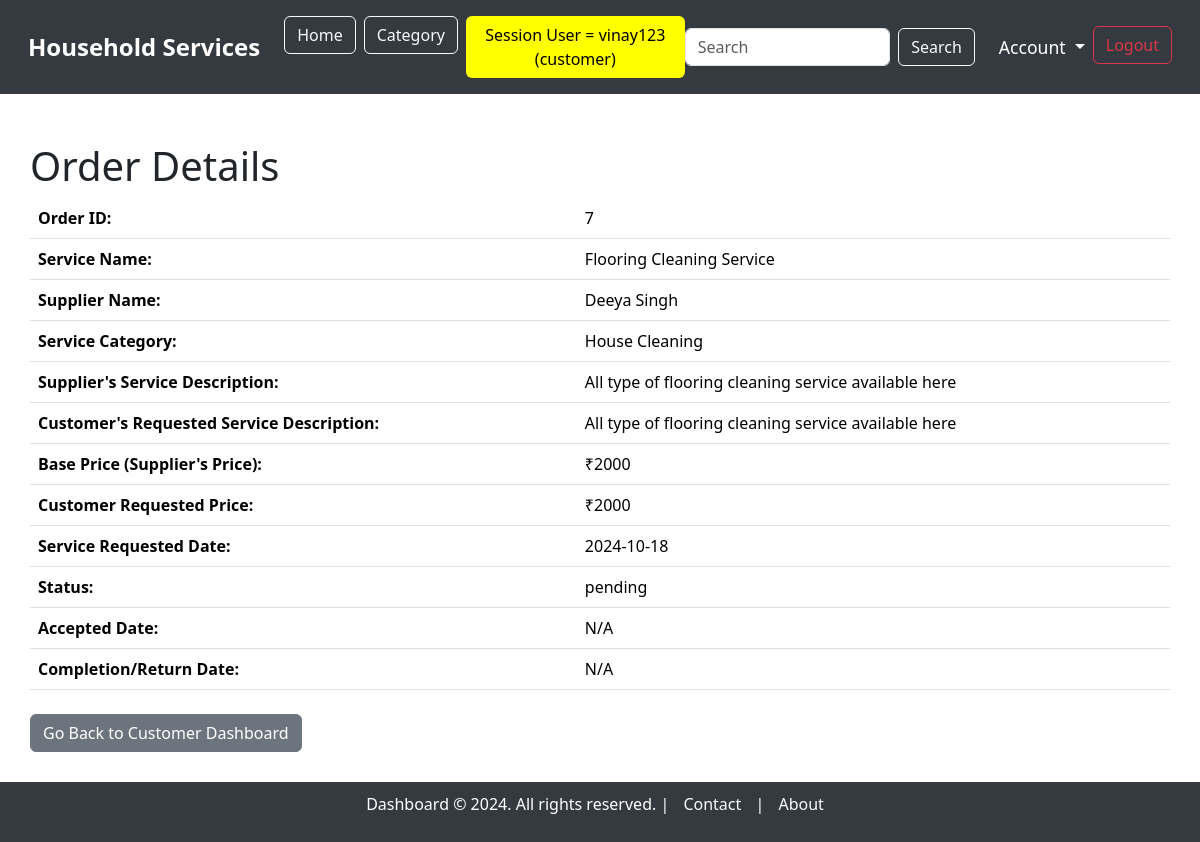
The app's page /order_details/7 (signed in), older data.
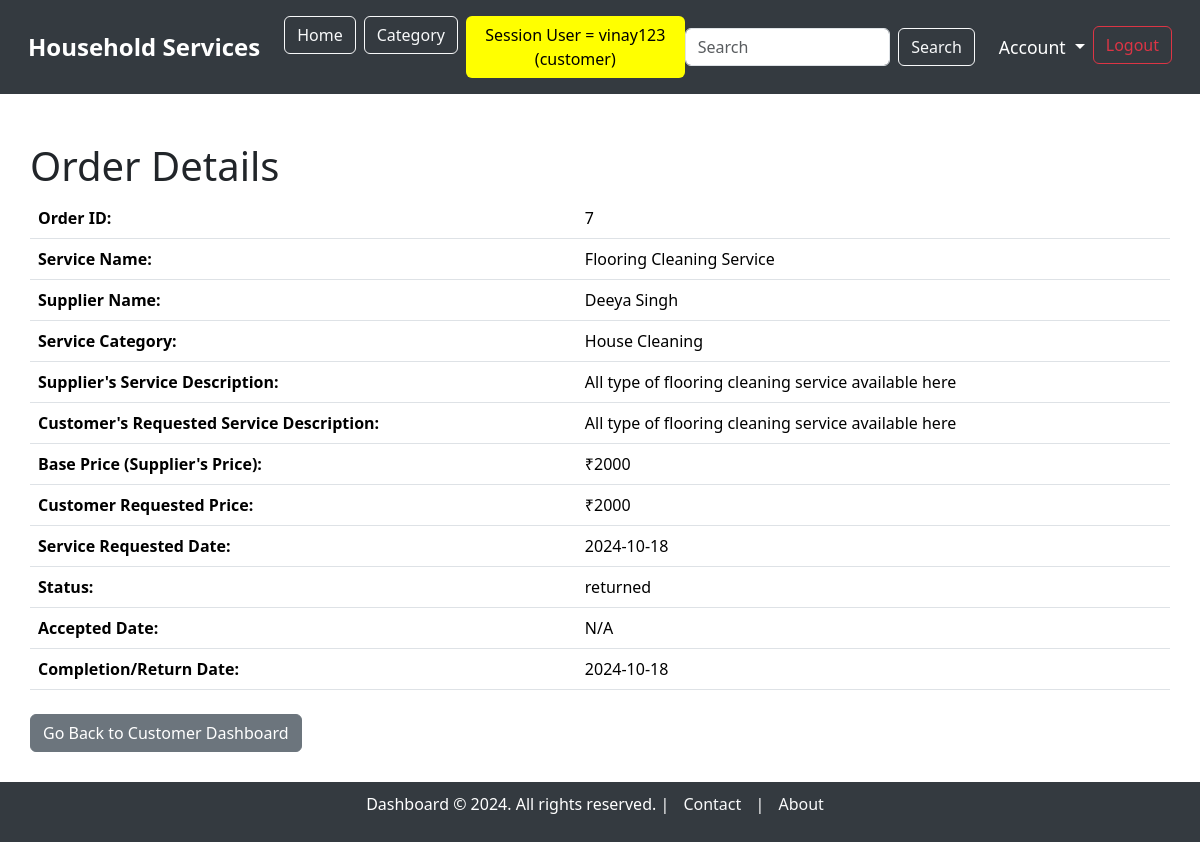
The same page, newer data.
### model.py (models this page shows, shortened)
class ServiceRequest(db.Model):
    __tablename__ = "service_requests"
    service_request_id = db.Column(db.Integer, autoincrement=True, primary_key=True)
    service_id = db.Column(db.Integer, db.ForeignKey('service.service_id'), nullable=False)
    user_id = db.Column(db.Integer, db.ForeignKey('users.user_id'), nullable=False)
    supplier_id = db.Column(db.Integer, db.ForeignKey('users.user_id'), nullable=True)  # Link to supplier (optional)
    service_description = db.Column(db.String, nullable=False)
    experience_years = db.Column(db.Integer, nullable=True)
    created_at = db.Column(db.DateTime, default=datetime.utcnow)
    updated_at = db.Column(db.DateTime, default=datetime.utcnow, onupdate=datetime.utcnow)
    date_requested = db.Column(db.DateTime, default=datetime.utcnow, nullable=True)
    date_issued = db.Column(db.DateTime, nullable=True)  #accepted date
    date_completed = db.Column(db.DateTime, nullable=True)
    date_returned = db.Column(db.DateTime, nullable=True)
    status = db.Column(db.String, default='pending')  # 'pending', 'accepted', 'rejected', 'completed', 'returned', 'cancelled'
    price = db.Column(db.Integer, nullable=False)  # Price associated with the service
    customer = db.relationship('User', foreign_keys=[user_id], backref='customer_requests')
    supplier = db.relationship('User', foreign_keys=[supplier_id], backref='supplier_requests')
    service = db.relationship('Service', backref='requests')

### main.py (the view)
@app.route('/order_details/<int:service_request_id>')
@login_required("admin, supplier, customer")
def order_details(service_request_id):
    service_request = ServiceRequest.query.get_or_404(service_request_id)
    return render_template('service_requests/order_details.html', service_request=service_request)

### main.py (called while the page is built)
def login_required(roles):
    def wrapper(original):
        @wraps(original)
        def inner(*args, **kwargs):
            role_list = roles.split(', ')
            if session.get("username") and session.get("role") in role_list:
                return original(*args, **kwargs)
            else:
                flash(f"You need to login as one of the following roles: {', '.join(role_list)}", "warning")
                return redirect(url_for("login"))
        return inner
    return wrapper

### templates/service_requests/order_details.html (shortened to what this page needs)
{% extends 'base_dashboard.html' %}
{% block content %}
<div class="container mt-5">
    <h1>Order Details</h1>
    <table class="table">
        <tbody>
            <tr>
                <th>Order ID:</th>
                <td>{{ service_request.service_request_id }}</td>
            </tr>
            <tr>
                <th>Service Name:</th>
                <td>{{ service_request.service.service_name }}</td>
            </tr>
            <tr>
                <th>Supplier Name:</th>
                <td>{{ service_request.service.supplier.full_name }}</td>
            </tr>
            <tr>
                <th>Service Category:</th>
                <td>{{ service_request.service.category.category_name }}</td>
            </tr>
            <tr>
                <th>Supplier's Service Description:</th>
                <td>{{ service_request.service.service_description }}</td>
            </tr>
            <tr>
                <th>Customer's Requested Service Description:</th>
                <td>{{ service_request.service_description }}</td>
            </tr>
            <tr>
                <th>Base Price (Supplier's Price):</th>
                <td>₹{{ service_request.service.price }}</td>
            </tr>
            <tr>
                <th>Customer Requested Price:</th>
                <td>₹{{ service_request.price }}</td>
            </tr>
            <tr>
                <th>Service Requested Date:</th>
                <td>{{ service_request.date_requested.strftime('%Y-%m-%d') }}</td>
            </tr>
            <tr>
                <th>Status:</th>
                <td>{{ service_request.status }}</td>
            </tr>
            <tr>
                <th>Accepted Date:</th>
                <td>{{ service_request.date_issued.strftime('%Y-%m-%d') if service_request.date_issued else 'N/A' }}</td>
            </tr>
            <tr>
                <th>Completion/Return Date:</th>
                <td>
                    {% if service_request.status == 'completed' %}
                        {{ service_request.date_completed.strftime('%Y-%m-%d') if service_request.date_completed else 'N/A' }}
                    {% elif service_request.status == 'returned' %}
                        {{ service_request.date_returned.strftime('%Y-%m-%d') if service_request.date_returned else 'N/A' }}
                    {% else %}
                        N/A
                    {% endif %}
                </td>
            </tr>
        </tbody>
    </table>
    <div class="mt-4">
        {% if session.get('role') == 'supplier' %}
            <a href="{{ url_for('supplier_dashboard') }}" class="btn btn-secondary">Go Back to Supplier Dashboard</a>
        {% elif session.get('role') == 'customer' %}
            <a href="{{ url_for('customer_dashboard') }}" class="btn btn-secondary">Go Back to Customer Dashboard</a>
        {% elif session.get('role') == 'admin' %}
            <a href="{{ url_for('admin_dashboard') }}" class="btn btn-secondary">Go Back to Admin Dashboard</a>
        {% endif %}
    </div>
    <br>
</div>
{% endblock %}

Row changes from the older to the newer data that the page shows:
changed ServiceRequest "All type of flooring cleaning service available here": status "pending" → "returned"; date_returned (not shown) → "2024-10-18"
Text that changed along with them:
text no longer shown: "N/A"
